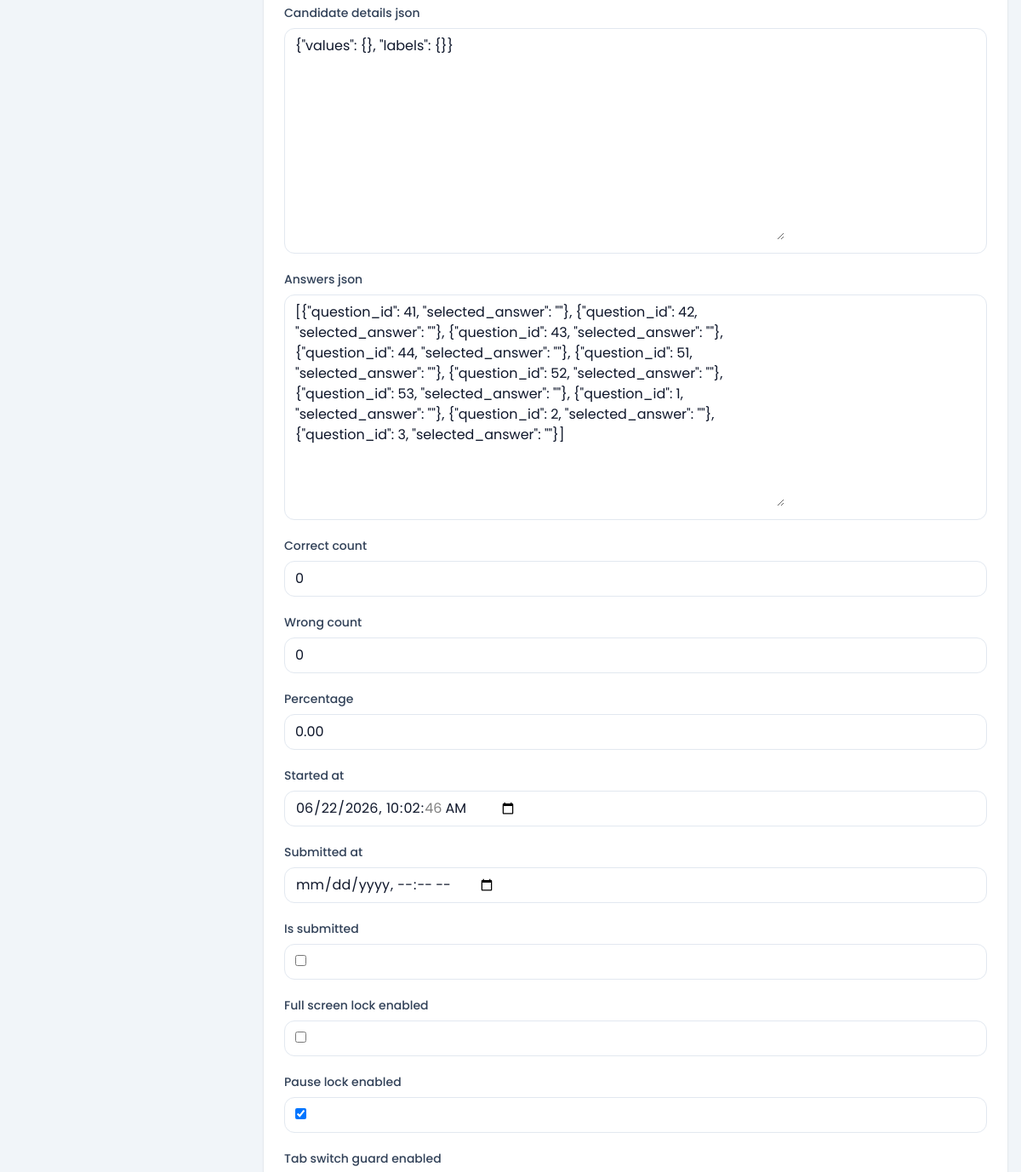
Page /dashboard/attempts/116/edit/ (signed in, middle part) on the earlier database version.
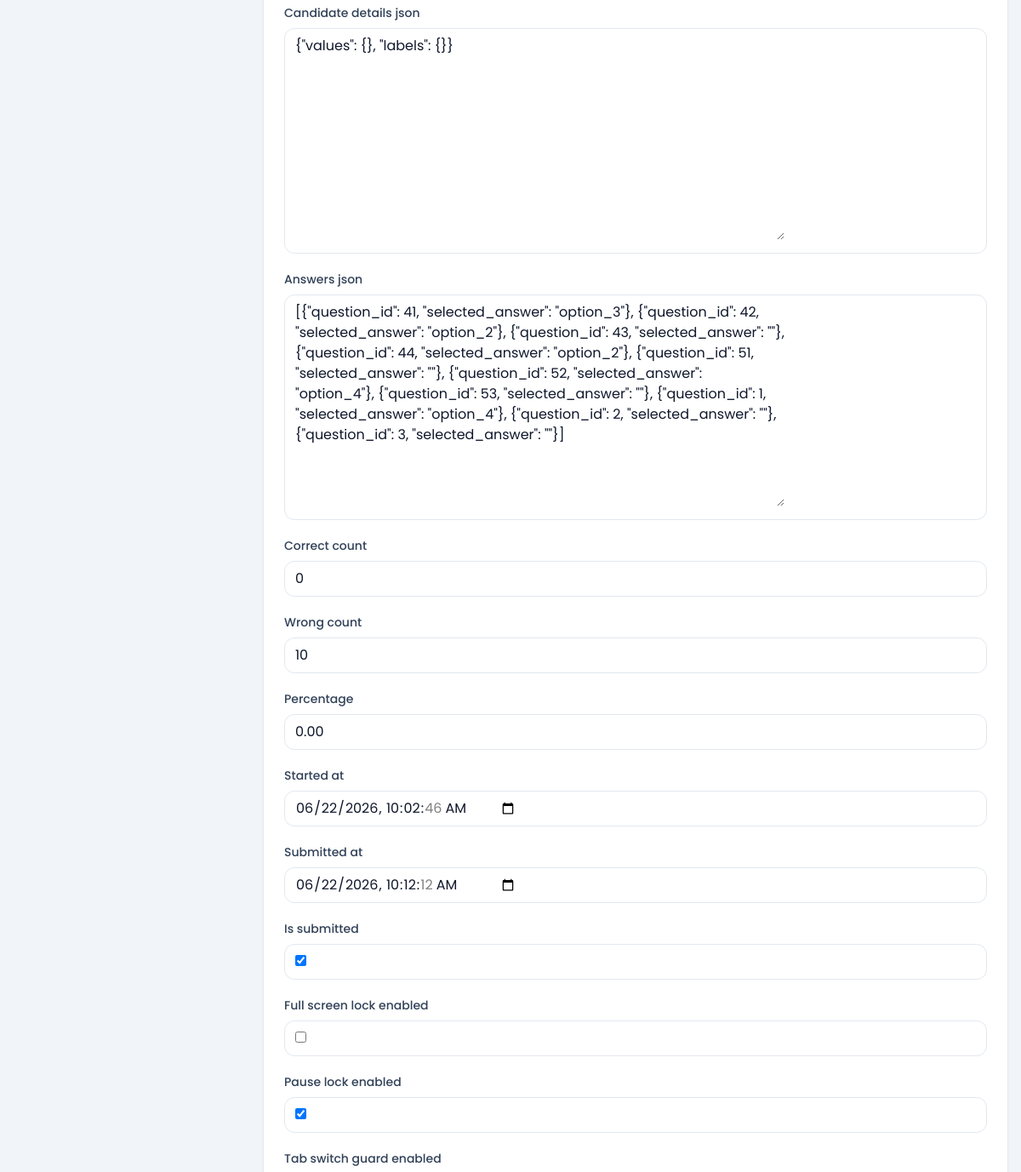
Same page on the later database version.
### quiz/models.py (models this page shows, shortened)
class CandidateTestAttempt(models.Model):
    SESSION_SINGLE = 'single'
    SESSION_MULTI = 'multi'
    SESSION_CHOICES = [
        (SESSION_SINGLE, 'Single'),
        (SESSION_MULTI, 'Multi'),
    ]
    candidate = models.ForeignKey(Candidate, on_delete=models.CASCADE, related_name='attempts')
    company = models.ForeignKey(Company, on_delete=models.CASCADE, related_name='attempts')
    public_slug = models.CharField(max_length=190, unique=True, blank=True, db_index=True)
    session_type = models.CharField(max_length=10, choices=SESSION_CHOICES)
    level = models.CharField(max_length=20)
    question_count = models.PositiveIntegerField()
    duration_minutes = models.PositiveIntegerField()
    selected_subjects = models.JSONField(default=list, blank=True)
    selected_sub_titles = models.JSONField(default=list, blank=True)
    candidate_details_json = models.JSONField(default=dict, blank=True)
    answers_json = models.JSONField(default=list, blank=True)
    correct_count = models.PositiveIntegerField(default=0)
    wrong_count = models.PositiveIntegerField(default=0)
    percentage = models.DecimalField(max_digits=5, decimal_places=2, default=0)
    started_at = models.DateTimeField(blank=True, null=True)
    submitted_at = models.DateTimeField(blank=True, null=True)
    is_submitted = models.BooleanField(default=False)
    is_paused = models.BooleanField(default=False)
    paused_at = models.DateTimeField(blank=True, null=True)
    total_paused_seconds = models.PositiveIntegerField(default=0)
    full_screen_lock_enabled = models.BooleanField(default=False)
    pause_lock_enabled = models.BooleanField(default=False)
    tab_switch_guard_enabled = models.BooleanField(default=False)
    copy_paste_block_enabled = models.BooleanField(default=False)
    right_click_disable_enabled = models.BooleanField(default=False)
    max_violation_warnings = models.PositiveIntegerField(default=3)
    tab_switch_count = models.PositiveIntegerField(default=0)
    warning_count = models.PositiveIntegerField(default=0)
    last_violation_at = models.DateTimeField(blank=True, null=True)
    violation_log_json = models.JSONField(default=list, blank=True)
    test_link_email_sent_at = models.DateTimeField(blank=True, null=True)
    created_at = models.DateTimeField(auto_now_add=True)
    class Meta:
        ordering = ['-created_at']

### dashboard/views.py (the view)
# urls.py: path('attempts/<int:pk>/edit/', views.attempt_update, name='attempt_update'),
@company_login_required
def attempt_update(request, pk):
    attempt = get_object_or_404(CandidateTestAttempt, pk=pk, company=request.company)
    form = CandidateTestAttemptForm(request.POST or None, instance=attempt, company=request.company)
    if request.method == 'POST' and form.is_valid():
        form.save()
        messages.success(request, 'Candidate test attempt updated successfully.')
        return redirect('dashboard:attempt_list')
    return render_crud_form(
        request,
        form=form,
        title='Edit Candidate Test Attempt',
        cancel_url='dashboard:attempt_list',
    )

### dashboard/models.py (called while the page is built)
    def __str__(self):
        return self.name

### dashboard/views.py (called while the page is built)
def get_logged_in_company(request):
    company_id = request.session.get('company_id')
    if not company_id:
        return None
    return Company.objects.filter(id=company_id, is_active=True).first()

def company_login_required(view_func):
    @wraps(view_func)
    def wrapper(request, *args, **kwargs):
        company = get_logged_in_company(request)
        if not company:
            return redirect(f"{reverse('dashboard:login')}?next={request.path}")
        request.company = company
        return view_func(request, *args, **kwargs)
    return wrapper

def render_crud_form(request, *, form, title, cancel_url, use_tinymce=False):
    return render(
        request,
        'dashboard/crud_form.html',
        {'form': form, 'title': title, 'cancel_url': cancel_url, 'use_tinymce': use_tinymce},
    )

### quiz/models.py (called while the page is built)
    def __str__(self):
        return f'{self.name} ({self.email})'

### templates/dashboard/crud_form.html (shortened to what this page needs)
{% extends "base.html" %}
{% load static %}
{% block content %}
<div id="dashboard-page-content">
<section class="mx-auto max-w-4xl rounded-2xl bg-white p-6 shadow-sm">
    <form method="post" enctype="multipart/form-data" class="space-y-5">
        {% for field in form %}
            <div>
                <label for="{{ field.id_for_label }}" class="mb-2 block text-sm font-medium text-slate-700">
                    {{ field.label }}
                </label>
                <div class="rounded-xl border border-slate-200 bg-white px-3 py-2">
                    {{ field }}
                </div>
            </div>
        {% endfor %}
    </form>
</section>
</div>
{% endblock %}

Differences in the rows shown:
changed CandidateTestAttempt "{\"values\": {}, \"labels\": {}}": answers_json "[{\"question_id\": 41, \"selected_answer\": \"\"}, {\"question_id\": 42, \"selected_answer\": \"\"}, {\"question_id\": 43, \"selected_answer\": \"\"}, {\"question_id\": 44, \"selected_answer\": \"\"}, {\"question_id\": 51, \"selected_answer\": \"\"}, {\"question_id\": 52, \"selected_answer\": \"\"}, {\"question_id\": 53, \"selected_answer\": \"\"}, {\"question_id\": 1, \"selected_answer\": \"\"}, {\"question_id\": 2, \"selected_answer\": \"\"},…" → "[{\"question_id\": 41, \"selected_answer\": \"option_3\"}, {\"question_id\": 42, \"selected_answer\": \"option_2\"}, {\"question_id\": 43, \"selected_answer\": \"\"}, {\"question_id\": 44, \"selected_answer\": \"option_2\"}, {\"question_id\": 51, \"selected_answer\": \"\"}, {\"question_id\": 52, \"selected_answer\": \"option_4\"}, {\"question_id\": 53, \"selected_answer\": \"\"}, {\"question_id\": 1, \"selected_answer\": \"option_4\"}, {\"question_id\": 2, \"selected_answer\": \"\"},…"; wrong_count "0" → "10"; submitted_at (not shown) → "06/22/2026 10:12:12"; is_submitted "☐" → "☑"
